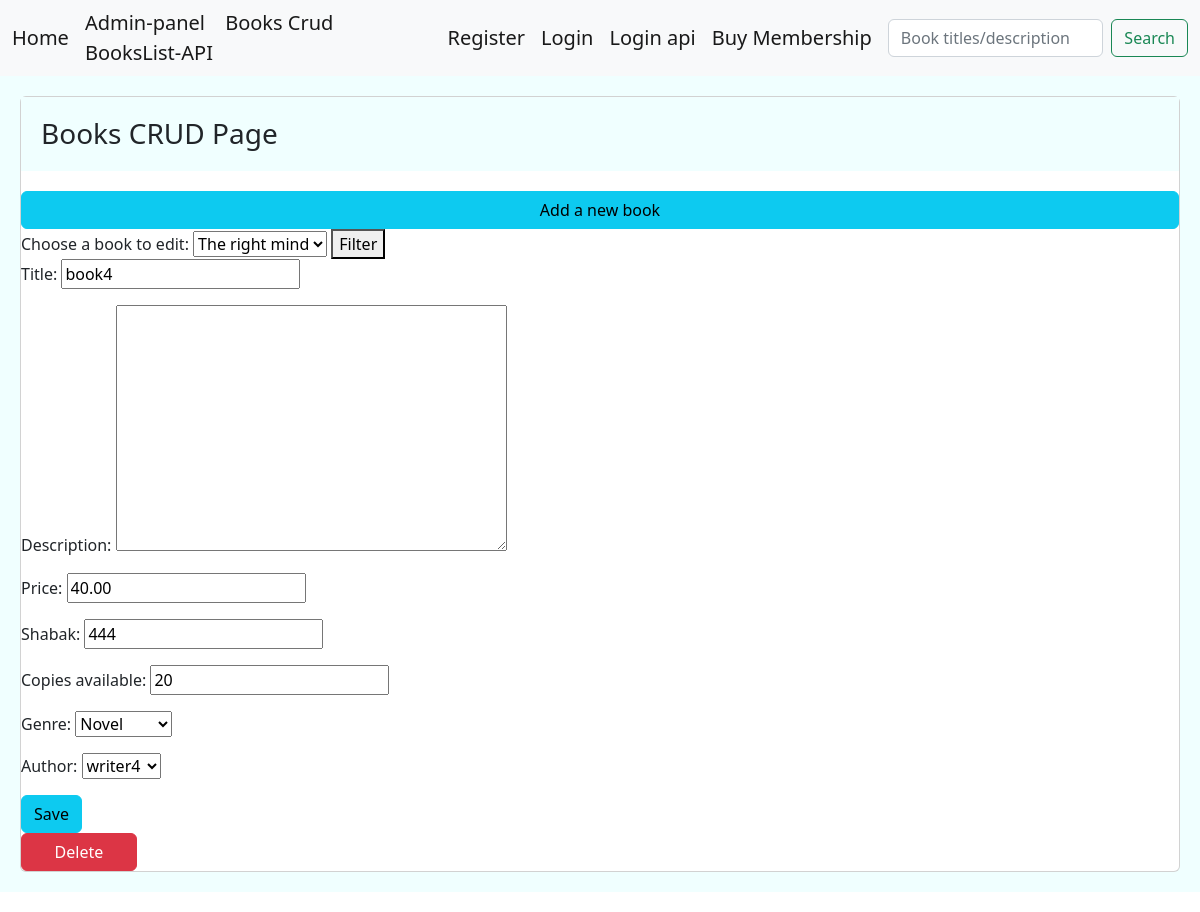
The app's page /books-crud/7/, older data.
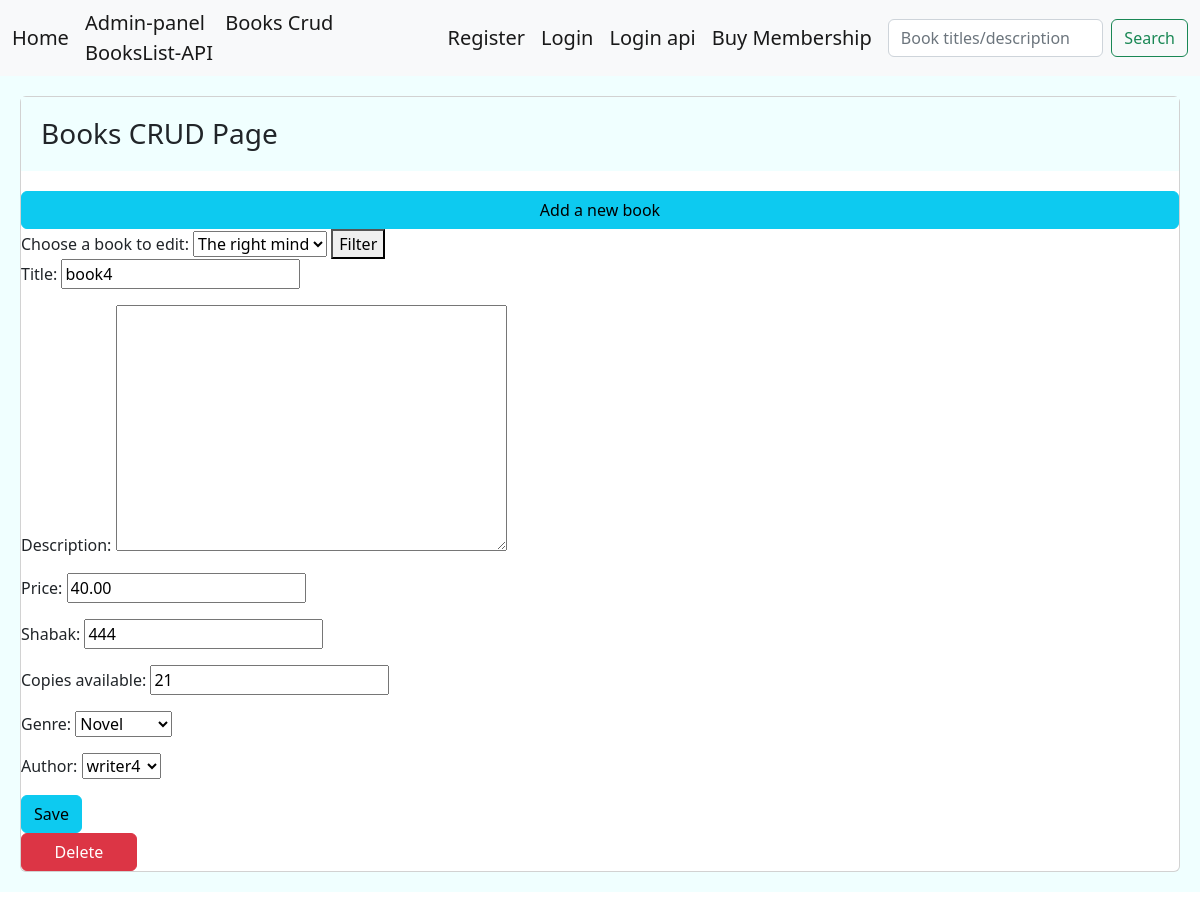
The same page, newer data.
### library/models.py (models this page shows, shortened)
class Books(models.Model):
    title = models.CharField(max_length=100)
    description = models.TextField(null=True)
    price = models.DecimalField(max_digits=6 , decimal_places=2, default=0.00)
    shabak = models.CharField(max_length=150,null=True)
    copies_available = models.PositiveIntegerField(default=4)
    genre = models.ForeignKey('Genre', on_delete=models.SET_NULL, null=True)
    author = models.ForeignKey('Author', on_delete=models.SET_NULL, null=True)

### library/views.py (the view, shortened to what this page needs)
# urls.py: path('books-crud/<int:book_id>/',views.BooksCrud.as_view(), name='bcrud'),
class BooksCrud(View):
    form_class = BooksCrudForm
    template_class = 'library/bcrud.html'
    def get(self,request,book_id):
        books = Books.objects.values('id','title')
        if book_id == 0:
            form = self.form_class
            return render(request,self.template_class,{'form':form,'books':books})
        else:
            instance = get_object_or_404(Books, pk=book_id)
            form = self.form_class(instance=instance)
            return render(request,self.template_class,{'form':form,'books':books})

### library/forms.py
class BooksCrudForm(forms.ModelForm):
    class Meta:
        model = Books
        fields = '__all__'

### library/models.py (called while the page is built)
    def __str__(self):
        return self.genre

    def __str__(self):
        return self.author

### library/templates/library/bcrud.html (shortened to what this page needs)
{% extends 'main.html' %}
{% block content %}
<div class="card">
    <h3 class="card-title jumbotron"> Books CRUD Page</h3> <a href="{% url 'library:bcrud' 0  %}" class="btn btn-info">Add a new book </a>
    <form id="filterForm" method="GET" action="">
        <label for="book_id">Choose a book to edit:</label>
        <select name="book_id" id="bookSelect">
            {% for j in books %}
                <option value="{{ j.id }}">{{ j.title }}</option>
            {% endfor %}
        </select>
        <button type="submit">Filter</button>
    </form>
    <form action="" method="post">
        {{ form.as_p }}
        <input type="submit" value="Save" class="btn btn-info">
    </form>
    {% if form.instance.id != None and form.instance.id != 0 %}
        <a href="{% url 'library:bdelete' form.instance.id %}" class="btn btn-danger" style="width: 10%;">Delete</a>
    {% endif %}
    {% endblock %}

Row changes from the older to the newer data that the page shows:
changed Books "book4": copies_available "20" → "21"
